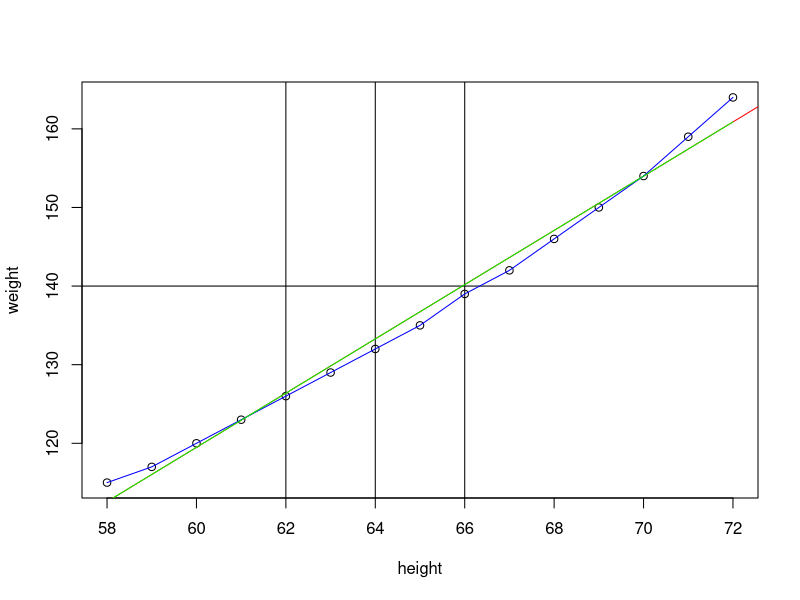
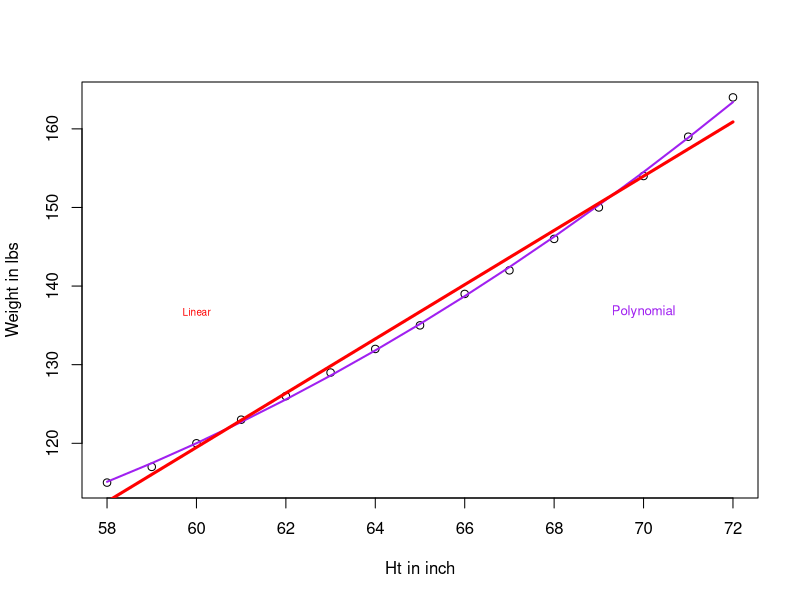
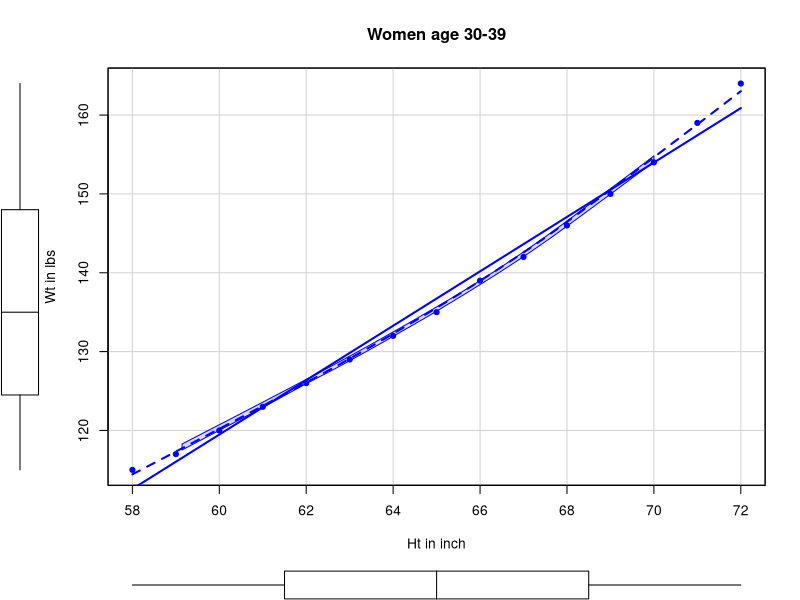

Reproduce these figures in R, in order.
#Linear Regression

#myfit = lm(formula, data)
data(women)  # load women data set
women
?women  # weight depends on height
#height	 numeric	 Height (in)
#weight	 numeric	 Weight (lbs)

# Linear Regression y = mx + c 

attach(women)
cov(height,weight)
cor(women$height,women$weight)
(weight.lm = lm(weight ~ height, data=women))

summary(weight.lm)
plot(height, weight )
abline(weight.lm, col='red')
abline(v=c(62,64,66))
abline(h=140)
fitted(weight.lm)
lines(height, weight, col='blue')
lines(height, fitted(weight.lm), col='green')
cbind(height,weight, fitted(weight.lm))
cbind(height,weight, fitted(weight.lm), weight-fitted(weight.lm), residuals(weight.lm))

summary(residuals(weight.lm))
new.data = data.frame(height= 70)
new.data = data.frame(height=c(70,75,80))

predict(weight.lm, newdata = new.data, interval='confidence')
predict(weight.lm, newdata = new.data, interval='prediction')




# Polynomial Regression X2
weight.lm2 = lm(weight ~ height + I(height^2), data=women)
weight.lm2
summary(weight.lm2)
plot(women$height, women$weight, xlab='Ht in inch', ylab='Weight in lbs')
lines(women$height, fitted(weight.lm2), col='purple', lwd=2)
text(mean(women$height)+5, mean(women$weight), 'Polynomial', col='purple', cex=.8)
lines(women$height, fitted(weight.lm), col='red', lwd=3)
text(mean(women$height)-5, mean(women$weight), 'Linear', col='red', cex=.6)

# higher polynomial
weight.lmn = lm(weight ~ height + I(height^2) + I(height^3), data=women)
summary(weight.lmn) # max residual errors reduced

# scatter plot for above data
library(car)
car::scatterplot(weight ~ height, data=women, spread=F, smoother.args= list(lty=2),
    pch=19, main='Women age 30-39', xlab='Ht in inch', ylab='Wt in lbs' )

#http://www.dummies.com/programming/r/how-to-predict-new-data-values-with-r/



# Linear - Polynomial - Multiple Linear


# Eruptions

attach(faithful)     # attach the data frame 
eruption.lm = lm(eruptions ~ waiting)
summary(eruption.lm)
newdata = data.frame(waiting=c(80,90,100))
predict(eruption.lm, newdata) #, interval="confidence")
head(faithful)
faithful[waiting==80,]




# Another Example
area=c(1.7,1.6,2.8,5.6,1.3,2.2,1.3,1.1,3.2,1.5,5.2,4.6,5.8,3)
sales=c(3.7,3.9,6.7,9.5,3.4,5.6,3.7,2.7,5.5,2.9,10.7,7.6,11.8,4.1)
df = data.frame(area,sales)
sales.lm = lm(sales ~ area, data=df)
summary(sales.lm)
